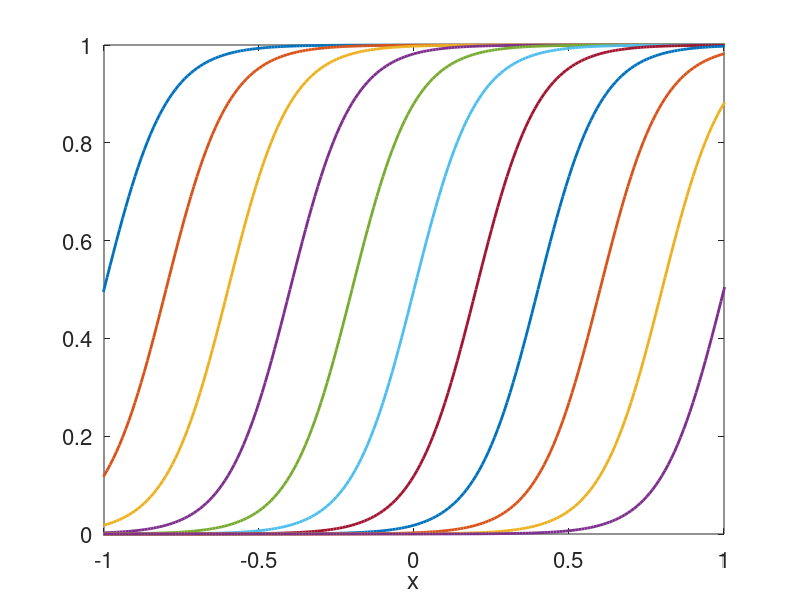

MATLAB code to generate this figure:
clear all
close all

x = -10:.01:10;
sigm = @(shift) 0.5.*(1+tanh(5*(x-shift)))

y = [];
for k = 1:11
    y(:,k) = sigm(-1.2+k*0.2);
end


figure(1)
for l = 1:k
   plot(x,y(:,l),'LineWidth',2)
   hold all
end
axis([-1 1 0 1])
xlabel('x','FontSize',16)
set(gca,'FontSize',16)